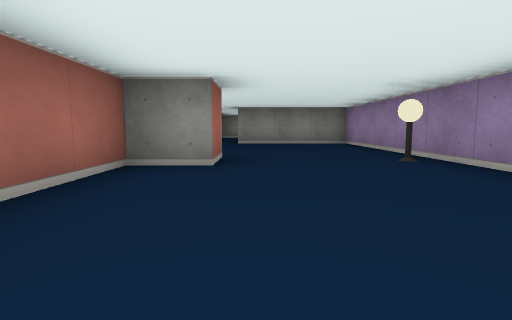
view 1 (above)

12 first-person views from a walk through a cub3D maze. The camera is about half as high as the walls, tilts 6° down and sees 80° across. The floor is counted in squares. Each view is taken from the middle of a square. On the plan, view 1 faces up. The plan holds only what a view shows up to about 9 squares ahead; the rest is blank.

view 2
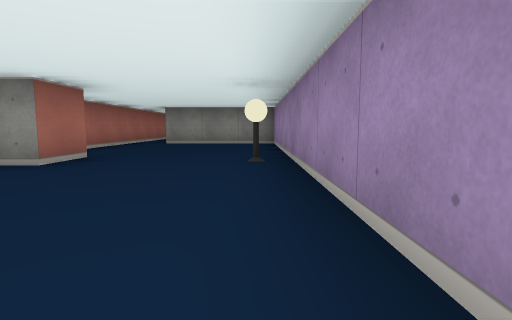

view 3
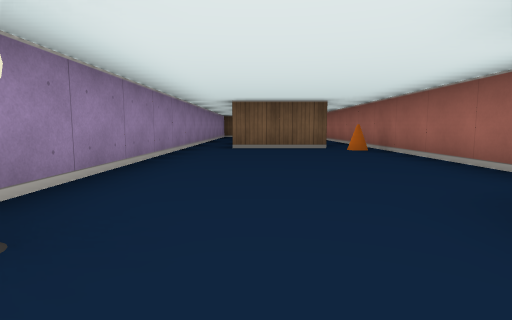

view 4
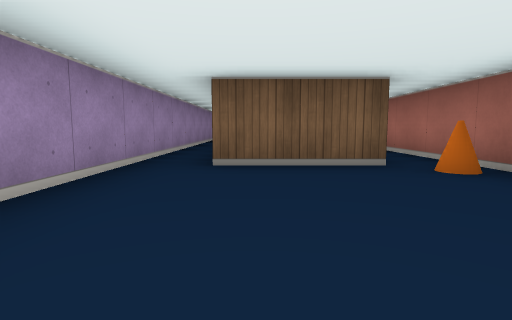

view 5
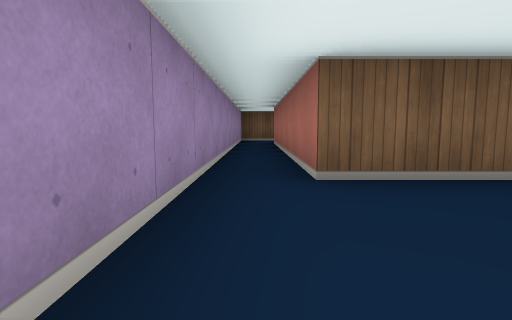

view 6
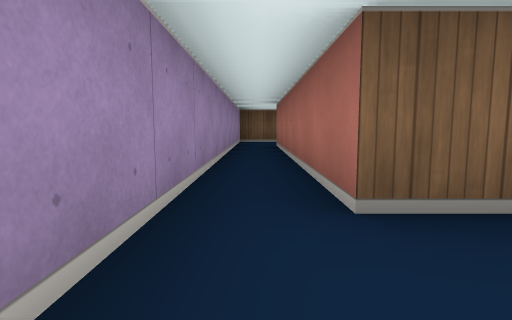

view 7
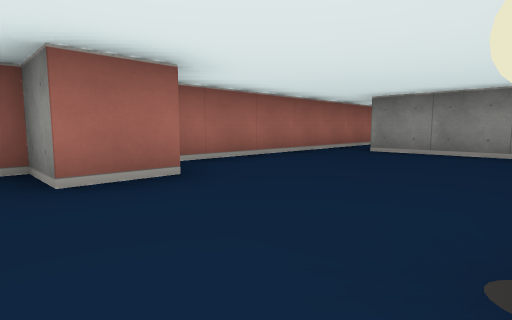

view 8
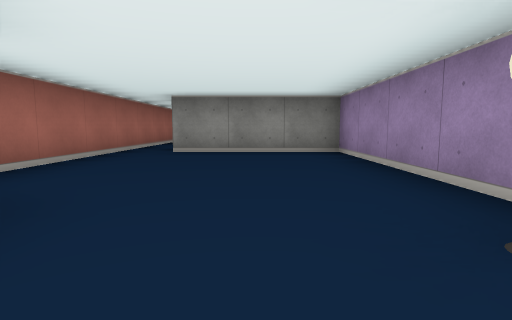

view 9
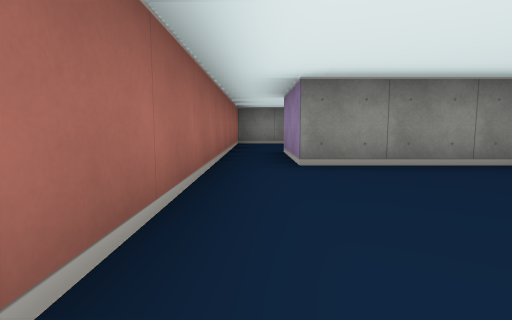

view 10
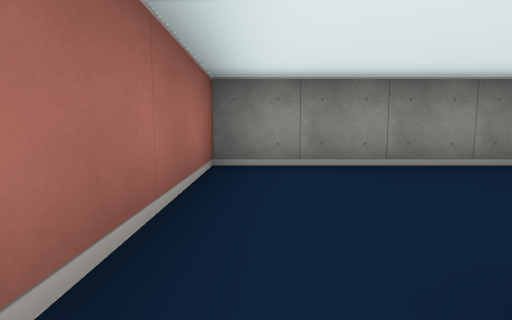

view 11
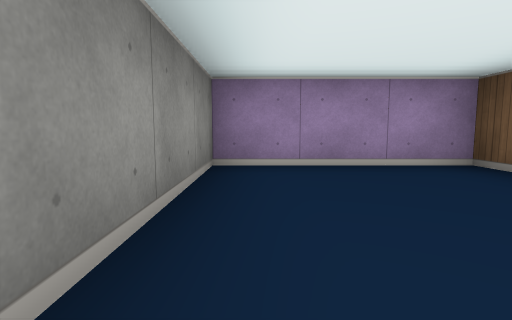

view 12
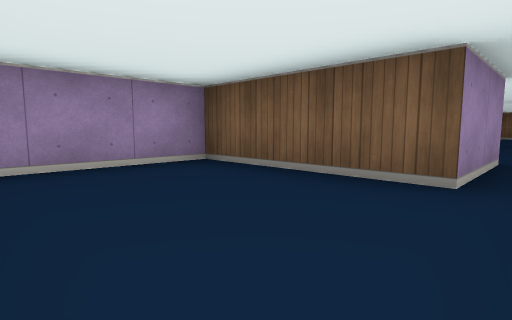

### Floor plan
Ten units are one square. View 1 is at (0, 0); x grows to the right and y downward. Boxes are objects, and circles mark ways between rooms. Rooms are numbered by the first view taken in them; rooms with no view inside come last. Other rooms are left out.
<svg viewBox="-20 -140 50 225">
<path fill="none" stroke="#000" d="M-5 -46 -5 -35 -15 -35 -15 30M-6 15 15 15 15 75M-15 -85 -15 -50M25 76 25 -85 -5 -85M-5 -85 -5 -105 25 -105 25 -135 -15 -135 -15 -85"/>
<rect x="-15" y="5" width="10" height="10" fill="#bbb"><title>cone</title></rect>
<rect x="15" y="-45" width="10" height="10" fill="#bbb"><title>lamp</title></rect>
<circle cx="-10" cy="-95" r="3" fill="#2a7"/>
<text x="10" y="-20">1</text>
<text x="0" y="-120">2</text>
</svg>
Room 1 opens to room 2.

Where each view was taken, in squares from view 1:
view 1: 0 up, 0 right, facing up
view 2: 0 up, 2 right, facing up
view 3: 5 up, 1 right, facing down
view 4: 2 up, 1 right, facing down
view 5: 1 up, 2 right, facing down
view 6: 0 up, 2 right, facing down
view 7: 3 up, 2 right, facing up-left
view 8: 3 up, 1 right, facing up
view 9: 5 up, 1 left, facing up
view 10: 10 up, 1 left, facing up
view 11: 13 up, 1 left, facing right
view 12: 13 up, 1 left, facing down-right
